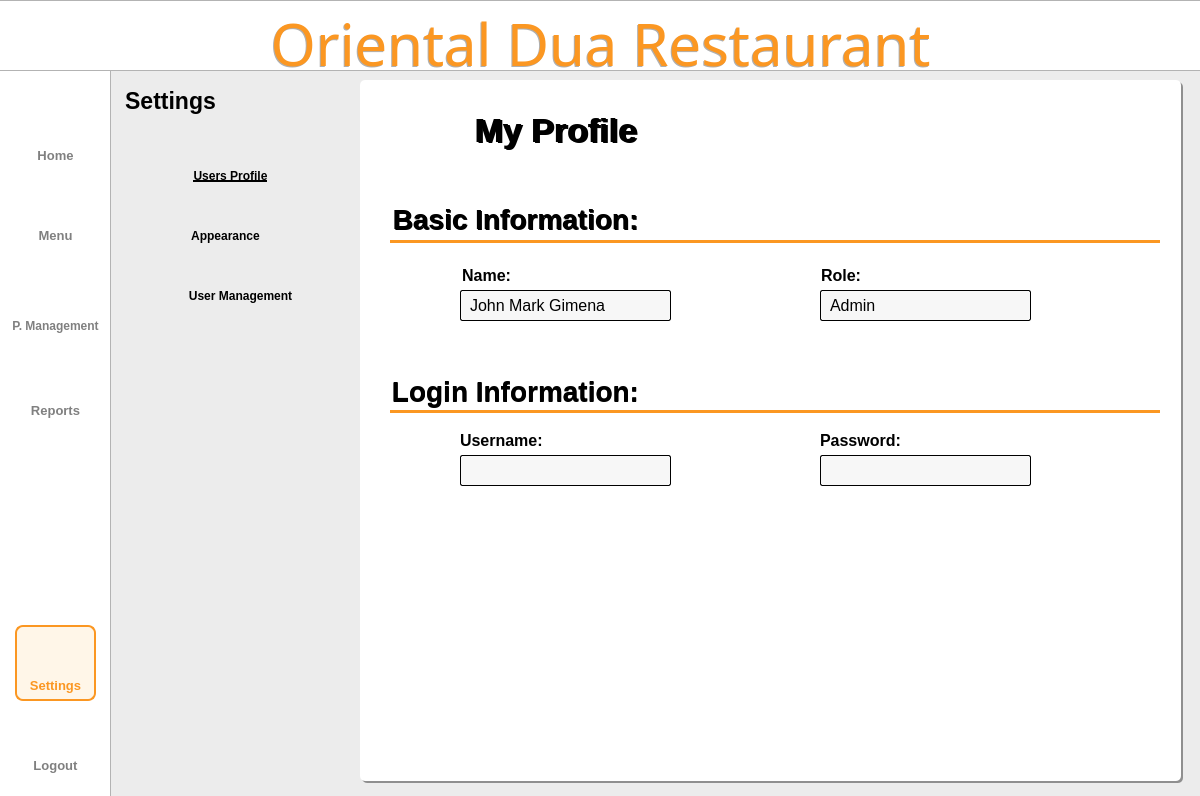
<?xml version="1.0" encoding="UTF-8"?>
<ui version="4.0">
 <class>Dialog</class>
 <widget class="QDialog" name="Dialog">
  <property name="geometry">
   <rect>
    <x>0</x>
    <y>0</y>
    <width>1200</width>
    <height>796</height>
   </rect>
  </property>
  <property name="windowTitle">
   <string>Dialog</string>
  </property>
  <widget class="QWidget" name="bgwidget" native="true">
   <property name="geometry">
    <rect>
     <x>0</x>
     <y>0</y>
     <width>1200</width>
     <height>800</height>
    </rect>
   </property>
   <property name="layoutDirection">
    <enum>Qt::LeftToRight</enum>
   </property>
   <property name="styleSheet">
    <string notr="true">QWidget#bgwidget{background-color: rgb(236, 236, 236);}

</string>
   </property>
   <widget class="QLabel" name="sidebar">
    <property name="geometry">
     <rect>
      <x>-10</x>
      <y>-10</y>
      <width>121</width>
      <height>891</height>
     </rect>
    </property>
    <property name="styleSheet">
     <string notr="true">background-color: rgb(255, 255, 255);
border: 1px solid rgba(0, 0, 0, 0.3);  </string>
    </property>
    <property name="text">
     <string/>
    </property>
   </widget>
   <widget class="QLabel" name="titlebar">
    <property name="geometry">
     <rect>
      <x>-2</x>
      <y>0</y>
      <width>1204</width>
      <height>71</height>
     </rect>
    </property>
    <property name="styleSheet">
     <string notr="true">background-color: rgb(255, 255, 255);
border: 1px solid rgba(0, 0, 0, 0.3);  </string>
    </property>
    <property name="text">
     <string/>
    </property>
   </widget>
   <widget class="QLabel" name="whitebg">
    <property name="geometry">
     <rect>
      <x>360</x>
      <y>80</y>
      <width>821</width>
      <height>701</height>
     </rect>
    </property>
    <property name="styleSheet">
     <string notr="true">background-color: rgb(255, 255, 255);
border-radius: 5px;  </string>
    </property>
    <property name="text">
     <string/>
    </property>
   </widget>
   <widget class="QLabel" name="title">
    <property name="geometry">
     <rect>
      <x>0</x>
      <y>10</y>
      <width>1201</width>
      <height>71</height>
     </rect>
    </property>
    <property name="styleSheet">
     <string notr="true">QLabel#title{
	color: #FB9722;
    font-family: Sacramento;
    font-size: 58px;
    font-weight: 400;
    padding-bottom: 5px;
    text-align: center;
}</string>
    </property>
    <property name="text">
     <string>Oriental Dua Restaurant</string>
    </property>
    <property name="alignment">
     <set>Qt::AlignCenter</set>
    </property>
    <property name="wordWrap">
     <bool>true</bool>
    </property>
   </widget>
   <widget class="QLabel" name="settings">
    <property name="geometry">
     <rect>
      <x>110</x>
      <y>80</y>
      <width>121</width>
      <height>41</height>
     </rect>
    </property>
    <property name="styleSheet">
     <string notr="true">QLabel#settings{
    color: #000000;
    font-family: 'Roboto';
    font-size: 23px;
    font-weight: 500;
}</string>
    </property>
    <property name="text">
     <string>Settings</string>
    </property>
    <property name="alignment">
     <set>Qt::AlignCenter</set>
    </property>
   </widget>
   <widget class="QLabel" name="userprofIcon">
    <property name="geometry">
     <rect>
      <x>140</x>
      <y>160</y>
      <width>35</width>
      <height>35</height>
     </rect>
    </property>
    <property name="styleSheet">
     <string notr="true"/>
    </property>
    <property name="text">
     <string/>
    </property>
    <property name="pixmap">
     <pixmap resource="../resource.qrc">:/icon/icons/user.png</pixmap>
    </property>
    <property name="scaledContents">
     <bool>true</bool>
    </property>
    <property name="alignment">
     <set>Qt::AlignCenter</set>
    </property>
   </widget>
   <widget class="QPushButton" name="logoutbtn">
    <property name="geometry">
     <rect>
      <x>15</x>
      <y>750</y>
      <width>81</width>
      <height>31</height>
     </rect>
    </property>
    <property name="styleSheet">
     <string notr="true">QPushButton{
    color: rgba(0,0,0, 0.5);
    font-family: 'Inter';
    font-size: 13px;
    font-weight: 500;
	border:none;
}

QPushButton:hover{
color: #FB9722;
border: 2px solid #FB9722;
border-radius: 8px;
background-color: rgba(255, 167, 25, 0.1);
}</string>
    </property>
    <property name="text">
     <string>Logout</string>
    </property>
   </widget>
   <widget class="QLabel" name="logoutIcon">
    <property name="geometry">
     <rect>
      <x>39</x>
      <y>715</y>
      <width>35</width>
      <height>35</height>
     </rect>
    </property>
    <property name="minimumSize">
     <size>
      <width>35</width>
      <height>35</height>
     </size>
    </property>
    <property name="maximumSize">
     <size>
      <width>35</width>
      <height>35</height>
     </size>
    </property>
    <property name="styleSheet">
     <string notr="true">QLabel#Pmanagementbtn{
    color: rgba(0,0,0, 0.5);
    font-family: 'Roboto';
    font-size: 11px;
    font-weight: 300;
}</string>
    </property>
    <property name="text">
     <string/>
    </property>
    <property name="pixmap">
     <pixmap resource="../resource.qrc">:/icon/icons/shutdown.png</pixmap>
    </property>
    <property name="scaledContents">
     <bool>true</bool>
    </property>
    <property name="alignment">
     <set>Qt::AlignCenter</set>
    </property>
   </widget>
   <widget class="QPushButton" name="userprofbtn">
    <property name="geometry">
     <rect>
      <x>180</x>
      <y>160</y>
      <width>101</width>
      <height>31</height>
     </rect>
    </property>
    <property name="styleSheet">
     <string notr="true">QPushButton{
    color: #000000;
    font-family: &quot;Roboto&quot;;
    font-size: 12px;
    font-weight: 500;
	border:none;
	text-decoration: underline;
}

</string>
    </property>
    <property name="text">
     <string>Users Profile</string>
    </property>
   </widget>
   <widget class="QLabel" name="myprofile">
    <property name="geometry">
     <rect>
      <x>470</x>
      <y>110</y>
      <width>171</width>
      <height>41</height>
     </rect>
    </property>
    <property name="styleSheet">
     <string notr="true">QLabel{
    color: #000000;
    font-family: 'Inter';
    font-size: 34px;
    font-weight: bold;
}</string>
    </property>
    <property name="text">
     <string>My Profile</string>
    </property>
    <property name="alignment">
     <set>Qt::AlignCenter</set>
    </property>
   </widget>
   <widget class="QLabel" name="label">
    <property name="geometry">
     <rect>
      <x>460</x>
      <y>265</y>
      <width>51</width>
      <height>21</height>
     </rect>
    </property>
    <property name="styleSheet">
     <string notr="true">QLabel{
    color: #000000;
    font-family: &quot;Inter&quot;;
    font-size: 16px;
    font-weight: 500;
}</string>
    </property>
    <property name="text">
     <string>Name:</string>
    </property>
    <property name="alignment">
     <set>Qt::AlignRight|Qt::AlignTrailing|Qt::AlignVCenter</set>
    </property>
   </widget>
   <widget class="QLabel" name="appearanceIcon">
    <property name="geometry">
     <rect>
      <x>140</x>
      <y>220</y>
      <width>35</width>
      <height>35</height>
     </rect>
    </property>
    <property name="styleSheet">
     <string notr="true"/>
    </property>
    <property name="text">
     <string/>
    </property>
    <property name="pixmap">
     <pixmap resource="../resource.qrc">:/icon/icons/appearance.png</pixmap>
    </property>
    <property name="scaledContents">
     <bool>true</bool>
    </property>
    <property name="alignment">
     <set>Qt::AlignCenter</set>
    </property>
   </widget>
   <widget class="QPushButton" name="appearancebtn">
    <property name="geometry">
     <rect>
      <x>180</x>
      <y>220</y>
      <width>91</width>
      <height>31</height>
     </rect>
    </property>
    <property name="styleSheet">
     <string notr="true">QPushButton{
    color: #000000;
    font-family: &quot;Roboto&quot;;
    font-size: 12px;
    font-weight: 500;
	border:none;
}

QPushButton:hover{text-decoration: underline;}</string>
    </property>
    <property name="text">
     <string>Appearance</string>
    </property>
   </widget>
   <widget class="QLabel" name="label_2">
    <property name="geometry">
     <rect>
      <x>800</x>
      <y>265</y>
      <width>61</width>
      <height>21</height>
     </rect>
    </property>
    <property name="styleSheet">
     <string notr="true">QLabel{
    color: #000000;
    font-family: &quot;Inter&quot;;
    font-size: 16px;
    font-weight: 500;

}</string>
    </property>
    <property name="text">
     <string>Role:</string>
    </property>
    <property name="alignment">
     <set>Qt::AlignRight|Qt::AlignTrailing|Qt::AlignVCenter</set>
    </property>
   </widget>
   <widget class="QLabel" name="label_3">
    <property name="geometry">
     <rect>
      <x>460</x>
      <y>430</y>
      <width>91</width>
      <height>21</height>
     </rect>
    </property>
    <property name="styleSheet">
     <string notr="true">QLabel{
    color: #000000;
    font-family: &quot;Inter&quot;;
    font-size: 16px;
    font-weight: 500;

}</string>
    </property>
    <property name="text">
     <string>Username:</string>
    </property>
    <property name="alignment">
     <set>Qt::AlignLeading|Qt::AlignLeft|Qt::AlignVCenter</set>
    </property>
   </widget>
   <widget class="QLabel" name="label_4">
    <property name="geometry">
     <rect>
      <x>820</x>
      <y>430</y>
      <width>81</width>
      <height>21</height>
     </rect>
    </property>
    <property name="styleSheet">
     <string notr="true">QLabel{
    color: #000000;
    font-family: &quot;Inter&quot;;
    font-size: 16px;
    font-weight: 500;

}</string>
    </property>
    <property name="text">
     <string>Password:</string>
    </property>
    <property name="alignment">
     <set>Qt::AlignLeading|Qt::AlignLeft|Qt::AlignVCenter</set>
    </property>
   </widget>
   <widget class="QLabel" name="boxlabel_name">
    <property name="geometry">
     <rect>
      <x>460</x>
      <y>290</y>
      <width>211</width>
      <height>31</height>
     </rect>
    </property>
    <property name="styleSheet">
     <string notr="true">QLabel{
border: 1px solid rgba(0, 0, 0, 1); 
border-radius: 2px;
background-color: rgb(247, 247, 247);
padding-left: 5px;
font-family: &quot;Roboto&quot;;
font-size: 16px;
font-weight: 400;
}</string>
    </property>
    <property name="text">
     <string>John Mark Gimena</string>
    </property>
   </widget>
   <widget class="QLabel" name="boxlabel_role">
    <property name="geometry">
     <rect>
      <x>820</x>
      <y>290</y>
      <width>211</width>
      <height>31</height>
     </rect>
    </property>
    <property name="styleSheet">
     <string notr="true">QLabel{
border: 1px solid rgba(0, 0, 0, 1); 
border-radius: 2px;
background-color: rgb(247, 247, 247);
padding-left: 5px;
font-family: &quot;Roboto&quot;;
font-size: 16px;
font-weight: 400;
}</string>
    </property>
    <property name="text">
     <string>Admin</string>
    </property>
   </widget>
   <widget class="QLabel" name="boxlabel_username">
    <property name="geometry">
     <rect>
      <x>460</x>
      <y>455</y>
      <width>211</width>
      <height>31</height>
     </rect>
    </property>
    <property name="styleSheet">
     <string notr="true">QLabel{
border: 1px solid rgba(0, 0, 0, 1); 
border-radius: 2px;
background-color: rgb(247, 247, 247);
padding-left: 5px;
font-family: &quot;Roboto&quot;;
font-size: 16px;
font-weight: 400;
}</string>
    </property>
    <property name="text">
     <string/>
    </property>
   </widget>
   <widget class="QLineEdit" name="password">
    <property name="geometry">
     <rect>
      <x>820</x>
      <y>455</y>
      <width>211</width>
      <height>31</height>
     </rect>
    </property>
    <property name="styleSheet">
     <string notr="true">QLineEdit{
border: 1px solid rgba(0, 0, 0, 1); 
border-radius: 2px;
background-color: rgb(247, 247, 247);
padding-left: 5px;
font-family: &quot;Roboto&quot;;
font-size: 16px;
font-weight: 400;
}</string>
    </property>
    <property name="echoMode">
     <enum>QLineEdit::Password</enum>
    </property>
    <property name="readOnly">
     <bool>true</bool>
    </property>
   </widget>
   <widget class="QLabel" name="usersIcon">
    <property name="geometry">
     <rect>
      <x>140</x>
      <y>280</y>
      <width>35</width>
      <height>35</height>
     </rect>
    </property>
    <property name="styleSheet">
     <string notr="true"/>
    </property>
    <property name="text">
     <string/>
    </property>
    <property name="pixmap">
     <pixmap resource="../resource.qrc">:/icon/icons/users.png</pixmap>
    </property>
    <property name="scaledContents">
     <bool>true</bool>
    </property>
    <property name="alignment">
     <set>Qt::AlignCenter</set>
    </property>
   </widget>
   <widget class="QPushButton" name="usersbtn">
    <property name="geometry">
     <rect>
      <x>180</x>
      <y>280</y>
      <width>121</width>
      <height>31</height>
     </rect>
    </property>
    <property name="styleSheet">
     <string notr="true">QPushButton{
    color: #000000;
    font-family: &quot;Roboto&quot;;
    font-size: 12px;
    font-weight: 500;
	border:none;
}

QPushButton:hover{text-decoration: underline;}</string>
    </property>
    <property name="text">
     <string>User Management</string>
    </property>
   </widget>
   <widget class="QLabel" name="menuIcon">
    <property name="geometry">
     <rect>
      <x>40</x>
      <y>190</y>
      <width>30</width>
      <height>30</height>
     </rect>
    </property>
    <property name="minimumSize">
     <size>
      <width>30</width>
      <height>30</height>
     </size>
    </property>
    <property name="maximumSize">
     <size>
      <width>35</width>
      <height>35</height>
     </size>
    </property>
    <property name="styleSheet">
     <string notr="true">QLabel#Pmanagementbtn{
    color: rgba(0,0,0, 0.5);
    font-family: 'Roboto';
    font-size: 11px;
    font-weight: 300;
}</string>
    </property>
    <property name="text">
     <string/>
    </property>
    <property name="pixmap">
     <pixmap resource="../resource.qrc">:/icon/icons/menu.png</pixmap>
    </property>
    <property name="scaledContents">
     <bool>true</bool>
    </property>
    <property name="alignment">
     <set>Qt::AlignCenter</set>
    </property>
   </widget>
   <widget class="QPushButton" name="reportbtn">
    <property name="geometry">
     <rect>
      <x>15</x>
      <y>395</y>
      <width>81</width>
      <height>31</height>
     </rect>
    </property>
    <property name="styleSheet">
     <string notr="true">QPushButton{
    color: rgba(0,0,0, 0.5);
    font-family: 'Inter';
    font-size: 13px;
    font-weight: 500;
	border:none;
}

QPushButton:hover{
color: #FB9722;
border: 2px solid #FB9722;
border-radius: 8px;
background-color: rgba(255, 167, 25, 0.1);
}</string>
    </property>
    <property name="text">
     <string>Reports</string>
    </property>
   </widget>
   <widget class="QLabel" name="homeIcon">
    <property name="geometry">
     <rect>
      <x>40</x>
      <y>110</y>
      <width>30</width>
      <height>30</height>
     </rect>
    </property>
    <property name="minimumSize">
     <size>
      <width>30</width>
      <height>30</height>
     </size>
    </property>
    <property name="maximumSize">
     <size>
      <width>35</width>
      <height>35</height>
     </size>
    </property>
    <property name="styleSheet">
     <string notr="true">QLabel#Pmanagementbtn{
    color: rgba(0,0,0, 0.5);
    font-family: 'Roboto';
    font-size: 11px;
    font-weight: 300;
}</string>
    </property>
    <property name="text">
     <string/>
    </property>
    <property name="pixmap">
     <pixmap resource="../resource.qrc">:/icon/icons/home.png</pixmap>
    </property>
    <property name="scaledContents">
     <bool>true</bool>
    </property>
    <property name="alignment">
     <set>Qt::AlignCenter</set>
    </property>
   </widget>
   <widget class="QLabel" name="reportIcon">
    <property name="geometry">
     <rect>
      <x>39</x>
      <y>360</y>
      <width>35</width>
      <height>35</height>
     </rect>
    </property>
    <property name="minimumSize">
     <size>
      <width>35</width>
      <height>35</height>
     </size>
    </property>
    <property name="maximumSize">
     <size>
      <width>35</width>
      <height>35</height>
     </size>
    </property>
    <property name="styleSheet">
     <string notr="true">QLabel#Pmanagementbtn{
    color: rgba(0,0,0, 0.5);
    font-family: 'Roboto';
    font-size: 11px;
    font-weight: 300;
}</string>
    </property>
    <property name="text">
     <string/>
    </property>
    <property name="pixmap">
     <pixmap resource="../resource.qrc">:/icon/icons/report.png</pixmap>
    </property>
    <property name="scaledContents">
     <bool>true</bool>
    </property>
    <property name="alignment">
     <set>Qt::AlignCenter</set>
    </property>
   </widget>
   <widget class="QLabel" name="p_mIcon">
    <property name="geometry">
     <rect>
      <x>37</x>
      <y>270</y>
      <width>40</width>
      <height>40</height>
     </rect>
    </property>
    <property name="minimumSize">
     <size>
      <width>40</width>
      <height>40</height>
     </size>
    </property>
    <property name="maximumSize">
     <size>
      <width>40</width>
      <height>40</height>
     </size>
    </property>
    <property name="styleSheet">
     <string notr="true">QLabel#Pmanagementbtn{
    color: rgba(0,0,0, 0.5);
    font-family: 'Roboto';
    font-size: 11px;
    font-weight: 300;
}</string>
    </property>
    <property name="text">
     <string/>
    </property>
    <property name="pixmap">
     <pixmap resource="../resource.qrc">:/icon/icons/productm.png</pixmap>
    </property>
    <property name="scaledContents">
     <bool>true</bool>
    </property>
    <property name="alignment">
     <set>Qt::AlignCenter</set>
    </property>
   </widget>
   <widget class="QPushButton" name="p_managementbtn">
    <property name="geometry">
     <rect>
      <x>5</x>
      <y>310</y>
      <width>101</width>
      <height>31</height>
     </rect>
    </property>
    <property name="styleSheet">
     <string notr="true">QPushButton{
    color: rgba(0,0,0, 0.5);
    font-family: 'Inter';
    font-size: 12px;
    font-weight: 500;
	border:none;
}

QPushButton:hover{
color: #FB9722;
border: 2px solid #FB9722;
border-radius: 8px;
background-color: rgba(255, 167, 25, 0.1);
}</string>
    </property>
    <property name="text">
     <string>P. Management</string>
    </property>
   </widget>
   <widget class="QPushButton" name="homebtn">
    <property name="geometry">
     <rect>
      <x>15</x>
      <y>140</y>
      <width>81</width>
      <height>31</height>
     </rect>
    </property>
    <property name="styleSheet">
     <string notr="true">QPushButton{
    color: rgba(0,0,0, 0.5);
    font-family: 'Inter';
    font-size: 13px;
    font-weight: 500;
	border:none;
}

QPushButton:hover{
color: #FB9722;
border: 2px solid #FB9722;
border-radius: 8px;
background-color: rgba(255, 167, 25, 0.1);
}</string>
    </property>
    <property name="text">
     <string>Home</string>
    </property>
   </widget>
   <widget class="QPushButton" name="menubtn">
    <property name="geometry">
     <rect>
      <x>15</x>
      <y>220</y>
      <width>81</width>
      <height>31</height>
     </rect>
    </property>
    <property name="styleSheet">
     <string notr="true">QPushButton{
    color: rgba(0,0,0, 0.5);
    font-family: 'Inter';
    font-size: 13px;
    font-weight: 500;
	border:none;
}

QPushButton:hover{
color: #FB9722;
border: 2px solid #FB9722;
border-radius: 8px;
background-color: rgba(255, 167, 25, 0.1);
}</string>
    </property>
    <property name="text">
     <string>Menu</string>
    </property>
   </widget>
   <widget class="QLabel" name="settingIcon">
    <property name="geometry">
     <rect>
      <x>39</x>
      <y>634</y>
      <width>35</width>
      <height>35</height>
     </rect>
    </property>
    <property name="minimumSize">
     <size>
      <width>35</width>
      <height>35</height>
     </size>
    </property>
    <property name="maximumSize">
     <size>
      <width>35</width>
      <height>35</height>
     </size>
    </property>
    <property name="styleSheet">
     <string notr="true">QLabel#Pmanagementbtn{
    color: rgba(0,0,0, 0.5);
    font-family: 'Roboto';
    font-size: 11px;
    font-weight: 300;
}</string>
    </property>
    <property name="text">
     <string/>
    </property>
    <property name="pixmap">
     <pixmap resource="../resource.qrc">:/icon/icons/settings2.png</pixmap>
    </property>
    <property name="scaledContents">
     <bool>true</bool>
    </property>
    <property name="alignment">
     <set>Qt::AlignCenter</set>
    </property>
   </widget>
   <widget class="QLabel" name="label_5">
    <property name="geometry">
     <rect>
      <x>15</x>
      <y>625</y>
      <width>81</width>
      <height>76</height>
     </rect>
    </property>
    <property name="styleSheet">
     <string notr="true">QLabel{
	background-color: rgba(255, 167, 25, 0.1);
	border: 2px solid #FB9722;
	border-radius: 8px;
}</string>
    </property>
    <property name="text">
     <string/>
    </property>
   </widget>
   <widget class="QPushButton" name="settingsbtn">
    <property name="geometry">
     <rect>
      <x>15</x>
      <y>670</y>
      <width>81</width>
      <height>31</height>
     </rect>
    </property>
    <property name="styleSheet">
     <string notr="true">QPushButton{
    color: #FB9722;;
    font-family: 'Inter';
    font-size: 13px;
    font-weight: 500;
	border:none;
}
</string>
    </property>
    <property name="text">
     <string>Settings</string>
    </property>
   </widget>
   <widget class="QLabel" name="whitebg_2">
    <property name="geometry">
     <rect>
      <x>362</x>
      <y>82</y>
      <width>821</width>
      <height>701</height>
     </rect>
    </property>
    <property name="styleSheet">
     <string notr="true">background-color: rgba(0, 0, 0, 100);
border-radius: 5px;  </string>
    </property>
    <property name="text">
     <string/>
    </property>
   </widget>
   <widget class="Line" name="navline">
    <property name="geometry">
     <rect>
      <x>390</x>
      <y>240</y>
      <width>770</width>
      <height>3</height>
     </rect>
    </property>
    <property name="styleSheet">
     <string notr="true">border:2px solid #FB9722 ;
</string>
    </property>
    <property name="frameShadow">
     <enum>QFrame::Plain</enum>
    </property>
    <property name="orientation">
     <enum>Qt::Horizontal</enum>
    </property>
   </widget>
   <widget class="Line" name="navline_2">
    <property name="geometry">
     <rect>
      <x>390</x>
      <y>410</y>
      <width>770</width>
      <height>3</height>
     </rect>
    </property>
    <property name="styleSheet">
     <string notr="true">border:2px solid #FB9722 ;
</string>
    </property>
    <property name="frameShadow">
     <enum>QFrame::Plain</enum>
    </property>
    <property name="orientation">
     <enum>Qt::Horizontal</enum>
    </property>
   </widget>
   <widget class="QLabel" name="myprofileshadow">
    <property name="geometry">
     <rect>
      <x>472</x>
      <y>111</y>
      <width>171</width>
      <height>41</height>
     </rect>
    </property>
    <property name="styleSheet">
     <string notr="true">QLabel{
    color:rgba(0,0,0, .4);
    font-family: 'Inter';
    font-size: 34px;
    font-weight: bold;
}</string>
    </property>
    <property name="text">
     <string>My Profile</string>
    </property>
    <property name="alignment">
     <set>Qt::AlignCenter</set>
    </property>
   </widget>
   <widget class="QLabel" name="title_3">
    <property name="geometry">
     <rect>
      <x>-1</x>
      <y>11</y>
      <width>1201</width>
      <height>71</height>
     </rect>
    </property>
    <property name="styleSheet">
     <string notr="true">QLabel{
color: rgba(0, 0, 0, 80);
    font-family: Sacramento;
    font-size: 58px;
    font-weight: 400;
    padding-bottom: 5px;
    text-align: center;
}
</string>
    </property>
    <property name="text">
     <string>Oriental Dua Restaurant</string>
    </property>
    <property name="alignment">
     <set>Qt::AlignCenter</set>
    </property>
    <property name="wordWrap">
     <bool>true</bool>
    </property>
   </widget>
   <widget class="QLabel" name="basicinfo">
    <property name="geometry">
     <rect>
      <x>390</x>
      <y>198</y>
      <width>251</width>
      <height>41</height>
     </rect>
    </property>
    <property name="styleSheet">
     <string notr="true">QLabel{
    color: #000000;
    font-family: 'Inter';
    font-size: 28px;
    font-weight: bold;
}</string>
    </property>
    <property name="text">
     <string>Basic Information:</string>
    </property>
    <property name="alignment">
     <set>Qt::AlignCenter</set>
    </property>
   </widget>
   <widget class="QLabel" name="logininfoshadow">
    <property name="geometry">
     <rect>
      <x>390</x>
      <y>370</y>
      <width>251</width>
      <height>41</height>
     </rect>
    </property>
    <property name="styleSheet">
     <string notr="true">QLabel{
    color: #000000;
    font-family: 'Inter';
    font-size: 28px;
    font-weight: bold;
}</string>
    </property>
    <property name="text">
     <string>Login Information:</string>
    </property>
    <property name="alignment">
     <set>Qt::AlignCenter</set>
    </property>
   </widget>
   <widget class="QLabel" name="basicinfoshadow">
    <property name="geometry">
     <rect>
      <x>391</x>
      <y>199</y>
      <width>251</width>
      <height>41</height>
     </rect>
    </property>
    <property name="styleSheet">
     <string notr="true">QLabel{
    color:rgba(0,0,0, .4);
    font-family: 'Inter';
    font-size: 28px;
    font-weight: bold;
}</string>
    </property>
    <property name="text">
     <string>Basic Information:</string>
    </property>
    <property name="alignment">
     <set>Qt::AlignCenter</set>
    </property>
   </widget>
   <widget class="QLabel" name="logininfo">
    <property name="geometry">
     <rect>
      <x>390</x>
      <y>371</y>
      <width>251</width>
      <height>41</height>
     </rect>
    </property>
    <property name="styleSheet">
     <string notr="true">QLabel{
    color:rgba(0,0,0, .4);
    font-family: 'Inter';
    font-size: 28px;
    font-weight: bold;
}</string>
    </property>
    <property name="text">
     <string>Login Information:</string>
    </property>
    <property name="alignment">
     <set>Qt::AlignCenter</set>
    </property>
   </widget>
   <widget class="QLabel" name="profileimg">
    <property name="geometry">
     <rect>
      <x>390</x>
      <y>100</y>
      <width>71</width>
      <height>71</height>
     </rect>
    </property>
    <property name="styleSheet">
     <string notr="true">QLabel{
    color: #000000;
    font-family: 'Inter';
    font-size: 34px;
    font-weight: bold;
}</string>
    </property>
    <property name="text">
     <string/>
    </property>
    <property name="pixmap">
     <pixmap resource="../resource.qrc">:/icon/icons/cresume.png</pixmap>
    </property>
    <property name="scaledContents">
     <bool>true</bool>
    </property>
    <property name="alignment">
     <set>Qt::AlignCenter</set>
    </property>
   </widget>
   <widget class="QLabel" name="viewpassword">
    <property name="geometry">
     <rect>
      <x>1006</x>
      <y>460</y>
      <width>21</width>
      <height>21</height>
     </rect>
    </property>
    <property name="styleSheet">
     <string notr="true">QLabel{
    color: #000000;
    font-family: 'Inter';
    font-size: 34px;
    font-weight: bold;
}</string>
    </property>
    <property name="text">
     <string/>
    </property>
    <property name="pixmap">
     <pixmap resource="../resource.qrc">:/icon/icons/view.png</pixmap>
    </property>
    <property name="scaledContents">
     <bool>true</bool>
    </property>
    <property name="alignment">
     <set>Qt::AlignCenter</set>
    </property>
   </widget>
   <widget class="QPushButton" name="editbtn">
    <property name="geometry">
     <rect>
      <x>1006</x>
      <y>460</y>
      <width>21</width>
      <height>21</height>
     </rect>
    </property>
    <property name="styleSheet">
     <string notr="true">border:none;</string>
    </property>
    <property name="text">
     <string/>
    </property>
    <property name="iconSize">
     <size>
      <width>35</width>
      <height>35</height>
     </size>
    </property>
   </widget>
   <zorder>whitebg_2</zorder>
   <zorder>sidebar</zorder>
   <zorder>titlebar</zorder>
   <zorder>whitebg</zorder>
   <zorder>settings</zorder>
   <zorder>userprofIcon</zorder>
   <zorder>logoutbtn</zorder>
   <zorder>logoutIcon</zorder>
   <zorder>userprofbtn</zorder>
   <zorder>label</zorder>
   <zorder>appearanceIcon</zorder>
   <zorder>appearancebtn</zorder>
   <zorder>label_2</zorder>
   <zorder>label_3</zorder>
   <zorder>label_4</zorder>
   <zorder>boxlabel_name</zorder>
   <zorder>boxlabel_role</zorder>
   <zorder>boxlabel_username</zorder>
   <zorder>password</zorder>
   <zorder>usersIcon</zorder>
   <zorder>usersbtn</zorder>
   <zorder>menuIcon</zorder>
   <zorder>reportbtn</zorder>
   <zorder>homeIcon</zorder>
   <zorder>reportIcon</zorder>
   <zorder>p_mIcon</zorder>
   <zorder>p_managementbtn</zorder>
   <zorder>homebtn</zorder>
   <zorder>menubtn</zorder>
   <zorder>label_5</zorder>
   <zorder>settingIcon</zorder>
   <zorder>settingsbtn</zorder>
   <zorder>navline</zorder>
   <zorder>navline_2</zorder>
   <zorder>myprofileshadow</zorder>
   <zorder>myprofile</zorder>
   <zorder>title_3</zorder>
   <zorder>title</zorder>
   <zorder>basicinfo</zorder>
   <zorder>logininfoshadow</zorder>
   <zorder>basicinfoshadow</zorder>
   <zorder>logininfo</zorder>
   <zorder>profileimg</zorder>
   <zorder>viewpassword</zorder>
   <zorder>editbtn</zorder>
  </widget>
 </widget>
 <resources>
  <include location="../resource.qrc"/>
 </resources>
 <connections/>
</ui>
